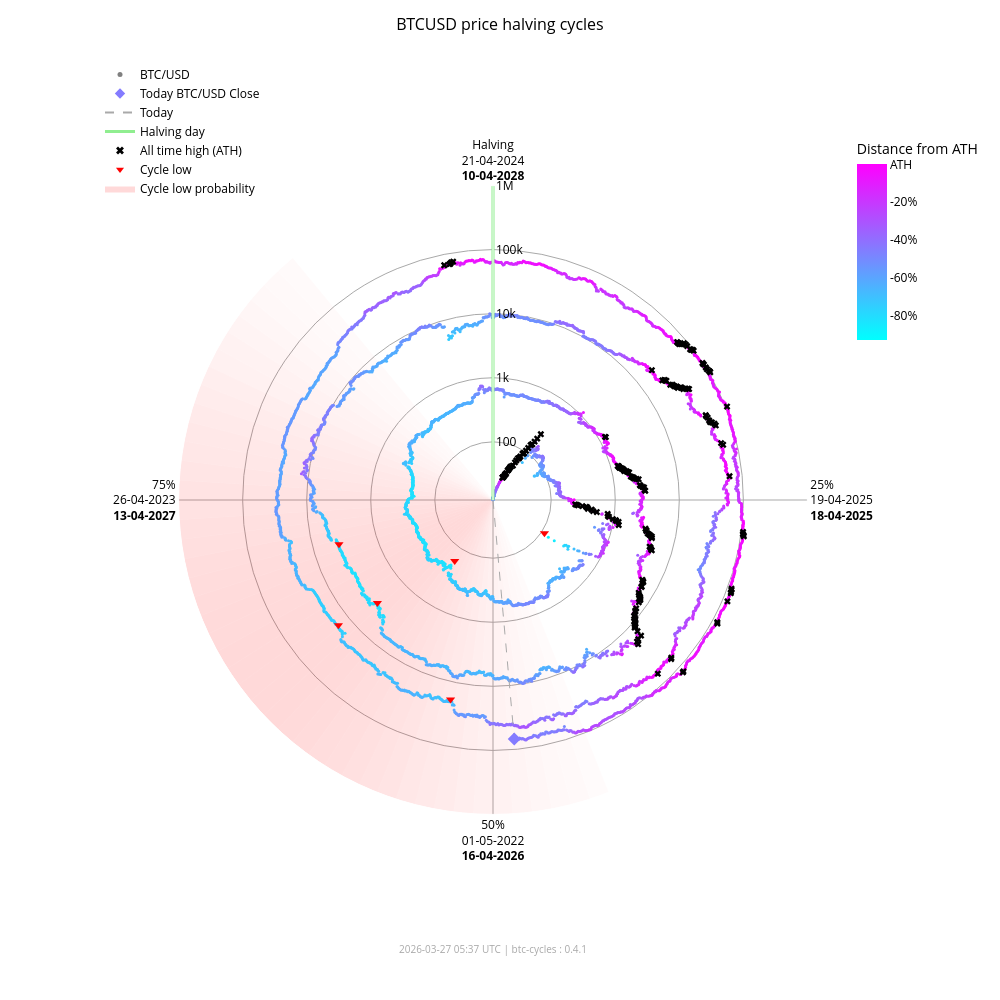

Write notebook code for a chart like this one.
### Markdown cell above
### Interactive chart (plotly)

### Code cell
fig_interactive = btc.plot(
    kind="interactive",
    from_date="2012-11-28",
)
# plotly config for interactivity
config = {"scrollZoom": True, "displayModeBar": True}
# display in notebook
fig_interactive.show(config=config)

### Figure 1 — Plotly figure (JSON) as saved in the notebook; plotly's stock layout.template omitted (floating-point values rounded to 4 significant figures; data arrays with more than 128 entries replaced by an {"elided": "..."} marker saying what was removed)
{"data": [{"fill": "toself", "fillcolor": "rgba(255,0,0,0.017168280509461755)", "hoverinfo": "skip", "line": {"width": 0}, "mode": "lines", "r": [12.35, 1000000, 1000000, 12.35, 12.35], "showlegend": false, "theta": [158.4, 158.4, 162.0, 162.0, 158.4], "type": "scatterpolar"}, {"fill": "toself", "fillcolor": "rgba(255,0,0,0.022114794501891175)", "hoverinfo": "skip", "line": {"width": 0}, "mode": "lines", "r": [12.35, 1000000, 1000000, 12.35, 12.35], "showlegend": false, "theta": [162.0, 162.0, 165.6, 165.6, 162.0], "type": "scatterpolar"}, {"fill": "toself", "fillcolor": "rgba(255,0,0,0.02790404259511669)", "hoverinfo": "skip", "line": {"width": 0}, "mode": "lines", "r": [12.35, 1000000, 1000000, 12.35, 12.35], "showlegend": false, "theta": [165.6, 165.6, 169.2, 169.2, 165.6], "type": "scatterpolar"}, {"fill": "toself", "fillcolor": "rgba(255,0,0,0.034518294852420334)", "hoverinfo": "skip", "line": {"width": 0}, "mode": "lines", "r": [12.35, 1000000, 1000000, 12.35, 12.35], "showlegend": false, "theta": [169.2, 169.2, 172.8, 172.8, 169.2], "type": "scatterpolar"}, {"fill": "toself", "fillcolor": "rgba(255,0,0,0.041901979682821514)", "hoverinfo": "skip", "line": {"width": 0}, "mode": "lines", "r": [12.35, 1000000, 1000000, 12.35, 12.35], "showlegend": false, "theta": [172.8, 172.8, 176.4, 176.4, 172.8], "type": "scatterpolar"}, {"fill": "toself", "fillcolor": "rgba(255,0,0,0.04996405861294358)", "hoverinfo": "skip", "line": {"width": 0}, "mode": "lines", "r": [12.35, 1000000, 1000000, 12.35, 12.35], "showlegend": false, "theta": [176.4, 176.4, 180.0, 180.0, 176.4], "type": "scatterpolar"}, {"fill": "toself", "fillcolor": "rgba(255,0,0,0.05858349692240514)", "hoverinfo": "skip", "line": {"width": 0}, "mode": "lines", "r": [12.35, 1000000, 1000000, 12.35, 12.35], "showlegend": false, "theta": [180.0, 180.0, 183.6, 183.6, 180.0], "type": "scatterpolar"}, {"fill": "toself", "fillcolor": "rgba(255,0,0,0.06761662035375064)", "hoverinfo": "skip", "line": {"width": 0}, "mode": "lines", "r": [12.35, 1000000, 1000000, 12.35, 12.35], "showlegend": false, "theta": [183.6, 183.6, 187.2, 187.2, 183.6], "type": "scatterpolar"}, {"fill": "toself", "fillcolor": "rgba(255,0,0,0.07690481219944661)", "hoverinfo": "skip", "line": {"width": 0}, "mode": "lines", "r": [12.35, 1000000, 1000000, 12.35, 12.35], "showlegend": false, "theta": [187.2, 187.2, 190.8, 190.8, 187.2], "type": "scatterpolar"}, {"fill": "toself", "fillcolor": "rgba(255,0,0,0.08628112000611096)", "hoverinfo": "skip", "line": {"width": 0}, "mode": "lines", "r": [12.35, 1000000, 1000000, 12.35, 12.35], "showlegend": false, "theta": [190.8, 190.8, 194.4, 194.4, 190.8], "type": "scatterpolar"}, {"fill": "toself", "fillcolor": "rgba(255,0,0,0.09557490841018089)", "hoverinfo": "skip", "line": {"width": 0}, "mode": "lines", "r": [12.35, 1000000, 1000000, 12.35, 12.35], "showlegend": false, "theta": [194.4, 194.4, 198.0, 198.0, 194.4], "type": "scatterpolar"}, {"fill": "toself", "fillcolor": "rgba(255,0,0,0.10461455782963762)", "hoverinfo": "skip", "line": {"width": 0}, "mode": "lines", "r": [12.35, 1000000, 1000000, 12.35, 12.35], "showlegend": false, "theta": [198.0, 198.0, 201.6, 201.6, 198.0], "type": "scatterpolar"}, {"fill": "toself", "fillcolor": "rgba(255,0,0,0.11322908719652829)", "hoverinfo": "skip", "line": {"width": 0}, "mode": "lines", "r": [12.35, 1000000, 1000000, 12.35, 12.35], "showlegend": false, "theta": [201.6, 201.6, 205.2, 205.2, 201.6], "type": "scatterpolar"}, {"fill": "toself", "fillcolor": "rgba(255,0,0,0.12125015337052986)", "hoverinfo": "skip", "line": {"width": 0}, "mode": "lines", "r": [12.35, 1000000, 1000000, 12.35, 12.35], "showlegend": false, "theta": [205.2, 205.2, 208.8, 208.8, 205.2], "type": "scatterpolar"}, {"fill": "toself", "fillcolor": "rgba(255,0,0,0.12851590515331976)", "hoverinfo": "skip", "line": {"width": 0}, "mode": "lines", "r": [12.35, 1000000, 1000000, 12.35, 12.35], "showlegend": false, "theta": [208.8, 208.8, 212.4, 212.4, 208.8], "type": "scatterpolar"}, {"fill": "toself", "fillcolor": "rgba(255,0,0,0.13487757461161184)", "hoverinfo": "skip", "line": {"width": 0}, "mode": "lines", "r": [12.35, 1000000, 1000000, 12.35, 12.35], "showlegend": false, "theta": [212.4, 212.4, 216.0, 216.0, 212.4], "type": "scatterpolar"}, {"fill": "toself", "fillcolor": "rgba(255,0,0,0.14020862181849592)", "hoverinfo": "skip", "line": {"width": 0}, "mode": "lines", "r": [12.35, 1000000, 1000000, 12.35, 12.35], "showlegend": false, "theta": [216.0, 216.0, 219.6, 219.6, 216.0], "type": "scatterpolar"}, {"fill": "toself", "fillcolor": "rgba(255,0,0,0.14441504950654527)", "hoverinfo": "skip", "line": {"width": 0}, "mode": "lines", "r": [12.35, 1000000, 1000000, 12.35, 12.35], "showlegend": false, "theta": [219.6, 219.6, 223.2, 223.2, 219.6], "type": "scatterpolar"}, {"fill": "toself", "fillcolor": "rgba(255,0,0,0.14744459351271713)", "hoverinfo": "skip", "line": {"width": 0}, "mode": "lines", "r": [12.35, 1000000, 1000000, 12.35, 12.35], "showlegend": false, "theta": [223.2, 223.2, 226.8, 226.8, 223.2], "type": "scatterpolar"}, {"fill": "toself", "fillcolor": "rgba(255,0,0,0.14929223192296423)", "hoverinfo": "skip", "line": {"width": 0}, "mode": "lines", "r": [12.35, 1000000, 1000000, 12.35, 12.35], "showlegend": false, "theta": [226.8, 226.8, 230.4, 230.4, 226.8], "type": "scatterpolar"}, {"fill": "toself", "fillcolor": "rgba(255,0,0,0.15)", "hoverinfo": "skip", "line": {"width": 0}, "mode": "lines", "r": [12.35, 1000000, 1000000, 12.35, 12.35], "showlegend": false, "theta": [230.4, 230.4, 234.0, 234.0, 230.4], "type": "scatterpolar"}, {"fill": "toself", "fillcolor": "rgba(255,0,0,0.14965033825231114)", "hoverinfo": "skip", "line": {"width": 0}, "mode": "lines", "r": [12.35, 1000000, 1000000, 12.35, 12.35], "showlegend": false, "theta": [234.0, 234.0, 237.6, 237.6, 234.0], "type": "scatterpolar"}, {"fill": "toself", "fillcolor": "rgba(255,0,0,0.14835378057909807)", "hoverinfo": "skip", "line": {"width": 0}, "mode": "lines", "r": [12.35, 1000000, 1000000, 12.35, 12.35], "showlegend": false, "theta": [237.6, 237.6, 241.2, 241.2, 237.6], "type": "scatterpolar"}, {"fill": "toself", "fillcolor": "rgba(255,0,0,0.14623322283554635)", "hoverinfo": "skip", "line": {"width": 0}, "mode": "lines", "r": [12.35, 1000000, 1000000, 12.35, 12.35], "showlegend": false, "theta": [241.2, 241.2, 244.8, 244.8, 241.2], "type": "scatterpolar"}, {"fill": "toself", "fillcolor": "rgba(255,0,0,0.1434078538226231)", "hoverinfo": "skip", "line": {"width": 0}, "mode": "lines", "r": [12.35, 1000000, 1000000, 12.35, 12.35], "showlegend": false, "theta": [244.8, 244.8, 248.4, 248.4, 244.8], "type": "scatterpolar"}, {"fill": "toself", "fillcolor": "rgba(255,0,0,0.13997983179373427)", "hoverinfo": "skip", "line": {"width": 0}, "mode": "lines", "r": [12.35, 1000000, 1000000, 12.35, 12.35], "showlegend": false, "theta": [248.4, 248.4, 252.0, 252.0, 248.4], "type": "scatterpolar"}, {"fill": "toself", "fillcolor": "rgba(255,0,0,0.13602598258454268)", "hoverinfo": "skip", "line": {"width": 0}, "mode": "lines", "r": [12.35, 1000000, 1000000, 12.35, 12.35], "showlegend": false, "theta": [252.0, 252.0, 255.6, 255.6, 252.0], "type": "scatterpolar"}, {"fill": "toself", "fillcolor": "rgba(255,0,0,0.13159547355344953)", "hoverinfo": "skip", "line": {"width": 0}, "mode": "lines", "r": [12.35, 1000000, 1000000, 12.35, 12.35], "showlegend": false, "theta": [255.6, 255.6, 259.2, 259.2, 255.6], "type": "scatterpolar"}, {"fill": "toself", "fillcolor": "rgba(255,0,0,0.12671301775492697)", "hoverinfo": "skip", "line": {"width": 0}, "mode": "lines", "r": [12.35, 1000000, 1000000, 12.35, 12.35], "showlegend": false, "theta": [259.2, 259.2, 262.8, 262.8, 259.2], "type": "scatterpolar"}, {"fill": "toself", "fillcolor": "rgba(255,0,0,0.12138610149219965)", "hoverinfo": "skip", "line": {"width": 0}, "mode": "lines", "r": [12.35, 1000000, 1000000, 12.35, 12.35], "showlegend": false, "theta": [262.8, 262.8, 266.4, 266.4, 262.8], "type": "scatterpolar"}, {"fill": "toself", "fillcolor": "rgba(255,0,0,0.1156142551644921)", "hoverinfo": "skip", "line": {"width": 0}, "mode": "lines", "r": [12.35, 1000000, 1000000, 12.35, 12.35], "showlegend": false, "theta": [266.4, 266.4, 270.0, 270.0, 266.4], "type": "scatterpolar"}, {"fill": "toself", "fillcolor": "rgba(255,0,0,0.10939851441251548)", "hoverinfo": "skip", "line": {"width": 0}, "mode": "lines", "r": [12.35, 1000000, 1000000, 12.35, 12.35], "showlegend": false, "theta": [270.0, 270.0, 273.6, 273.6, 270.0], "type": "scatterpolar"}, {"fill": "toself", "fillcolor": "rgba(255,0,0,0.10274974912946185)", "hoverinfo": "skip", "line": {"width": 0}, "mode": "lines", "r": [12.35, 1000000, 1000000, 12.35, 12.35], "showlegend": false, "theta": [273.6, 273.6, 277.2, 277.2, 273.6], "type": "scatterpolar"}, {"fill": "toself", "fillcolor": "rgba(255,0,0,0.09569517349791425)", "hoverinfo": "skip", "line": {"width": 0}, "mode": "lines", "r": [12.35, 1000000, 1000000, 12.35, 12.35], "showlegend": false, "theta": [277.2, 277.2, 280.8, 280.8, 277.2], "type": "scatterpolar"}, {"fill": "toself", "fillcolor": "rgba(255,0,0,0.08828282625646727)", "hoverinfo": "skip", "line": {"width": 0}, "mode": "lines", "r": [12.35, 1000000, 1000000, 12.35, 12.35], "showlegend": false, "theta": [280.8, 280.8, 284.4, 284.4, 280.8], "type": "scatterpolar"}, {"fill": "toself", "fillcolor": "rgba(255,0,0,0.08058400018765345)", "hoverinfo": "skip", "line": {"width": 0}, "mode": "lines", "r": [12.35, 1000000, 1000000, 12.35, 12.35], "showlegend": false, "theta": [284.4, 284.4, 288.0, 288.0, 284.4], "type": "scatterpolar"}, {"fill": "toself", "fillcolor": "rgba(255,0,0,0.07269354608292704)", "hoverinfo": "skip", "line": {"width": 0}, "mode": "lines", "r": [12.35, 1000000, 1000000, 12.35, 12.35], "showlegend": false, "theta": [288.0, 288.0, 291.6, 291.6, 288.0], "type": "scatterpolar"}, {"fill": "toself", "fillcolor": "rgba(255,0,0,0.06472784449068783)", "hoverinfo": "skip", "line": {"width": 0}, "mode": "lines", "r": [12.35, 1000000, 1000000, 12.35, 12.35], "showlegend": false, "theta": [291.6, 291.6, 295.2, 295.2, 291.6], "type": "scatterpolar"}, {"fill": "toself", "fillcolor": "rgba(255,0,0,0.05682021976743955)", "hoverinfo": "skip", "line": {"width": 0}, "mode": "lines", "r": [12.35, 1000000, 1000000, 12.35, 12.35], "showlegend": false, "theta": [295.2, 295.2, 298.8, 298.8, 295.2], "type": "scatterpolar"}, {"fill": "toself", "fillcolor": "rgba(255,0,0,0.04911378436707333)", "hoverinfo": "skip", "line": {"width": 0}, "mode": "lines", "r": [12.35, 1000000, 1000000, 12.35, 12.35], "showlegend": false, "theta": [298.8, 298.8, 302.4, 302.4, 298.8], "type": "scatterpolar"}, {"fill": "toself", "fillcolor": "rgba(255,0,0,0.04175213714896469)", "hoverinfo": "skip", "line": {"width": 0}, "mode": "lines", "r": [12.35, 1000000, 1000000, 12.35, 12.35], "showlegend": false, "theta": [302.4, 302.4, 306.0, 306.0, 302.4], "type": "scatterpolar"}, {"fill": "toself", "fillcolor": "rgba(255,0,0,0.034868865657538876)", "hoverinfo": "skip", "line": {"width": 0}, "mode": "lines", "r": [12.35, 1000000, 1000000, 12.35, 12.35], "showlegend": false, "theta": [306.0, 306.0, 309.6, 309.6, 306.0], "type": "scatterpolar"}, {"fill": "toself", "fillcolor": "rgba(255,0,0,0.02857722515334582)", "hoverinfo": "skip", "line": {"width": 0}, "mode": "lines", "r": [12.35, 1000000, 1000000, 12.35, 12.35], "showlegend": false, "theta": [309.6, 309.6, 313.2, 313.2, 309.6], "type": "scatterpolar"}, {"fill": "toself", "fillcolor": "rgba(255,0,0,0.022961515313555197)", "hoverinfo": "skip", "line": {"width": 0}, "mode": "lines", "r": [12.35, 1000000, 1000000, 12.35, 12.35], "showlegend": false, "theta": [313.2, 313.2, 316.8, 316.8, 313.2], "type": "scatterpolar"}, {"fill": "toself", "fillcolor": "rgba(255,0,0,0.01807146942917362)", "hoverinfo": "skip", "line": {"width": 0}, "mode": "lines", "r": [12.35, 1000000, 1000000, 12.35, 12.35], "showlegend": false, "theta": [316.8, 316.8, 320.4, 320.4, 316.8], "type": "scatterpolar"}, {"hoverinfo": "text", "marker": {"color": {"elided": "4868 str values"}, "size": 3}, "mode": "markers", "r": {"elided": "4868 float values"}, "showlegend": false, "text": {"elided": "4868 str values"}, "theta": {"elided": "4868 float values"}, "type": "scatterpolar"}, {"hoverinfo": "skip", "line": {"color": "lightgreen", "width": 3}, "mode": "lines", "r": [12.35, 1000000], "showlegend": false, "theta": [0, 0], "type": "scatterpolar"}, {"hoverinfo": "skip", "line": {"color": "darkgrey", "dash": "dash", "width": 1}, "mode": "lines", "r": [12.35, 68620.0], "showlegend": false, "theta": [174.9, 174.9], "type": "scatterpolar"}, {"hoverinfo": "text", "marker": {"color": "#847bff", "size": 10, "symbol": "diamond"}, "mode": "markers", "r": [68620.0], "showlegend": false, "text": ["Today<br>Date: 2026-03-27<br>Price: $68,616.95"], "theta": [174.9], "type": "scatterpolar"}, {"hoverinfo": "text", "marker": {"color": "black", "size": 6, "symbol": "x"}, "mode": "markers", "r": {"elided": "195 float values"}, "showlegend": false, "text": {"elided": "195 str values"}, "theta": {"elided": "195 float values"}, "type": "scatterpolar"}, {"hoverinfo": "text", "marker": {"color": "red", "size": 8, "symbol": "triangle-down"}, "mode": "markers", "r": [111.6, 164.9, 3233.0, 3925.0, 18950.0, 15760.0], "showlegend": false, "text": ["Cycle Low<br>Date: 2014-02-21<br>Price: $111.56<br>ATH distance: -91.0%", "Cycle Low<br>Date: 2015-01-14<br>Price: $164.92<br>ATH distance: -86.7%", "Cycle Low<br>Date: 2018-12-15<br>Price: $3,232.51<br>ATH distance: -83.3%", "Cycle Low<br>Date: 2019-03-25<br>Price: $3,924.55<br>ATH distance: -79.7%", "Cycle Low<br>Date: 2022-06-18<br>Price: $18,954.25<br>ATH distance: -71.9%", "Cycle Low<br>Date: 2022-11-21<br>Price: $15,760.19<br>ATH distance: -76.7%"], "theta": [122.8, 212.1, 228.3, 254.0, 192.0, 231.0], "type": "scatterpolar"}, {"marker": {"color": "grey", "size": 5}, "mode": "markers", "name": "BTC/USD", "r": [null], "theta": [null], "type": "scatterpolar"}, {"marker": {"color": "#847bff", "size": 8, "symbol": "diamond"}, "mode": "markers", "name": "Today BTC/USD Close", "r": [null], "theta": [null], "type": "scatterpolar"}, {"line": {"color": "darkgrey", "dash": "dash"}, "mode": "lines", "name": "Today", "r": [null], "theta": [null], "type": "scatterpolar"}, {"line": {"color": "lightgreen", "width": 3}, "mode": "lines", "name": "Halving day", "r": [null], "theta": [null], "type": "scatterpolar"}, {"marker": {"color": "black", "size": 7, "symbol": "x"}, "mode": "markers", "name": "All time high (ATH)", "r": [null], "theta": [null], "type": "scatterpolar"}, {"marker": {"color": "red", "size": 7, "symbol": "triangle-down"}, "mode": "markers", "name": "Cycle low", "r": [null], "theta": [null], "type": "scatterpolar"}, {"fill": "toself", "fillcolor": "rgba(255,0,0,0.15)", "line": {"width": 0}, "mode": "lines", "name": "Cycle low probability", "r": [null], "theta": [null], "type": "scatterpolar"}, {"hoverinfo": "skip", "marker": {"cmax": 0, "cmin": -0.9307, "color": [0], "colorbar": {"len": 0.25, "ticktext": ["ATH", "-20%", "-40%", "-60%", "-80%", "-100%"], "tickvals": [0, -0.2, -0.4, -0.6, -0.8, -1.0], "title": {"text": "Distance from ATH"}, "x": 0.95, "y": 0.92, "yanchor": "top"}, "colorscale": {"elided": "256x2 mixed values"}, "showscale": true, "size": 0}, "mode": "markers", "r": [null], "showlegend": false, "theta": [null], "type": "scatterpolar"}], "layout": {"annotations": [{"font": {"color": "darkgrey", "size": 10}, "showarrow": false, "text": "2026-03-27 05:37 UTC | btc-cycles : 0.4.1", "x": 0.5, "xref": "paper", "y": -0.02, "yref": "paper"}], "font": {"color": "black"}, "height": 1000, "legend": {"bgcolor": "rgba(0,0,0,0)", "font": {"color": "black"}, "x": 0.0, "y": 1.0}, "margin": {"b": 60, "l": 100, "r": 80, "t": 60}, "paper_bgcolor": "white", "plot_bgcolor": "white", "polar": {"angularaxis": {"color": "black", "direction": "clockwise", "gridcolor": "darkgrey", "rotation": 90, "ticktext": ["Halving<br>21-04-2024<br><b>10-04-2028</b>", "25%<br>19-04-2025<br><b>18-04-2025</b>", "50%<br>01-05-2022<br><b>16-04-2026</b>", "75%<br>26-04-2023<br><b>13-04-2027</b>"], "tickvals": [0, 90, 180, 270]}, "bgcolor": "white", "domain": {"x": [0.1, 0.9], "y": [0.05, 0.95]}, "radialaxis": {"angle": 90, "color": "black", "gridcolor": "darkgrey", "range": [1.092, 6.0], "tickangle": 90, "ticktext": ["100", "1k", "10k", "100k", "1M"], "tickvals": [100, 1000, 10000, 100000, 1000000], "type": "log"}}, "title": {"font": {"color": "black", "size": 16}, "text": "BTCUSD price halving cycles", "x": 0.5}, "width": 1000}}
